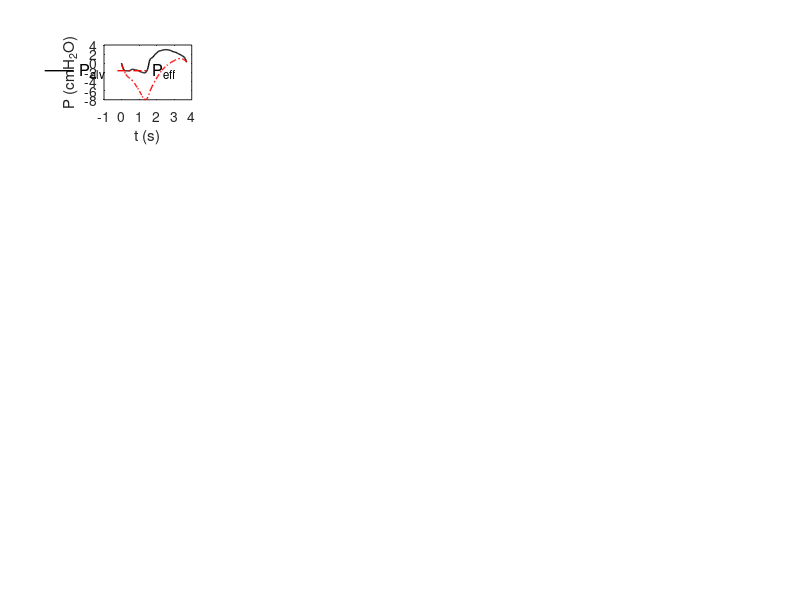

Reproduce this figure in MATLAB. (Note: this script raises an error after producing the figure.)
close all; clear all; clc
atWork = 0;
print_on = 1;

colorBlue = '#0000FF';
colorRed = '#FF0000';
colorBlack = '#000000';
colorGreen = '#009A17';
colorOrange = '#FF6600';
pt = 1.0;
FS = 10;

%% Plot Setup:
if atWork == 1
    figPos1 = [-1900, 100, 600, 700]; % Work
    figPos2 = [-1250, 400, 600, 600];
    figPos3 = [-600, 400, 600, 600];
    figPos4 = [-1900, 100, 600, 600];
    figPos5 = [-1250, 100, 600, 600];
    figPos6 = [-600, 100, 600, 300];
else
    figPos1 = [2580, -190, 1000, 850]; % Home
    figPos2 = [-1250, 500, 600, 600];
    figPos3 = [-600, 500, 600, 600];
    figPos4 = [-1900, 150, 600, 600];
    figPos5 = [-1250, 150, 600, 600];
    figPos6 = [-600, 150, 600, 300];
end

%%
load young_results.mat
load old_results.mat
load FL_results.mat
load NFL_results.mat

youngIndex = 3;
oldIndex = 4;
NFLIndex = 3;
FLIndex = 2;

tlim = [0 4];
qlim = [-1.0 1.0];
plim = [-40 5];
young.index = 2;
old.index = 2;
NFL.index = 2;
FL.index = 2;
young.work = young.work_resistance_dV_Array;
old.work = old.work_resistance_dV_Array;
NFL.work = NFL.work_resistance_dV_Array;
FL.work = FL.work_resistance_dV_Array;

%%
figure('Position',figPos1)
% young
subplot(5,5,1)
plot(young.time,young.pressure(1,1:end),'Color',colorBlack,'Linewidth',pt,'Linestyle','-'); hold on
% plot(young.time(1:young.exp_point(1)-1),young.Peff_Array{1, 1},'Color',colorRed,'Linewidth',pt,'Linestyle','-.')
plot(young.time,young.Peff_Array{1, 1},'Color',colorRed,'Linewidth',pt,'Linestyle','-.')
xlabel('t (s)')
ylabel('P (cmH_2O)')
leg1 = legend('P_{alv}','P_{eff}','FontSize',12,...
    'Orientation','horizontal');
legend boxoff
leg1.Position(1:2) = [.75 .20];
xlim(tlim)
ylim(plim)
grid on
set(gca,'FontSize',FS);

% subplot(4,5,2)
% plot(young.time,young.pressure(2,1:end),'Color',colorBlack,'Linewidth',pt,'Linestyle','-'); hold on
% plot(young.time,young.Peff_Array{1, 2},'Color',colorRed,'Linewidth',pt,'Linestyle','-.')
% xlabel('t (s)')
% ylabel('P (cmH_2O)')
% xlim(tlim)
% ylim(plim)
% grid on
% set(gca,'FontSize',FS);

for ii = 2:20
    subplot(5,5,ii)
    plot(young.time,young.pressure(ii,1:end),'Color',colorBlack,'Linewidth',pt,'Linestyle','-'); hold on
%     plot(young.time(1:young.exp_point(ii)-1),young.Peff_Array{1, ii},'Color',colorRed,'Linewidth',pt,'Linestyle','-.')
    plot(young.time,young.Peff_Array{1, ii},'Color',colorRed,'Linewidth',pt,'Linestyle','-.')
    xlabel('t (s)')
    ylabel('P (cmH_2O)')
    xlim(tlim)
    ylim(plim)
    grid on
    set(gca,'FontSize',FS);
end

% % old
% subplot(4,4,2)
% plot(old.time(1:young.exp_point),old.pressure(old.index,1:old.exp_point),'Color',colorBlack,'Linewidth',pt,'Linestyle','-'); hold on
% plot(old.time(1:old.exp_point(old.index)-1),old.Peff_Array{1, old.index},'Color',colorRed,'Linewidth',pt,'Linestyle','-.')
% % plot(old.time(1:young.exp_point(young.index)-1),-old.R1insp(old.index)*old.flow(1:young.exp_point(young.index)-1),'Color',colorBlack,'Linewidth',pt,'Linestyle','--')
% % plot(old.time(old.exp_point(old.index):end),-old.resistance(old.index,old.exp_point(old.index):end).*old.flow(old.index,old.exp_point(old.index):end),'Color',colorRed,'Linewidth',pt,'Linestyle','--')
% xlabel('t (s)')
% ylabel('P (cmH_2O)')
% xlim(tlim)
% ylim(plim)
% grid on
% set(gca,'FontSize',FS);
% subplot(4,4,6)
% plot(old.time(1:young.exp_point),old.flow(old.index,1:old.exp_point),'Color',colorBlack,'Linewidth',pt,'Linestyle','-'); hold on
% xlabel('t (s)')
% ylabel('Q (L/s)')
% xlim(tlim)
% ylim(qlim)
% grid on
% set(gca,'FontSize',FS);
% subplot(4,4,10)
% plot(old.time(1:young.exp_point),old.volume(old.index,1:old.exp_point),'Color',colorBlack,'Linewidth',pt,'Linestyle','-'); hold on
% xlabel('t (s)')
% ylabel('V (L/s)')
% xlim(tlim)
% ylim([0 0.8])
% grid on
% set(gca,'FontSize',FS);
% 
% 
% % NFL
% subplot(4,4,3)
% plot(NFL.time(1:young.exp_point),NFL.pressure(NFL.index,1:NFL.exp_point),'Color',colorBlack,'Linewidth',pt,'Linestyle','-'); hold on
% plot(NFL.time(1:NFL.exp_point(NFL.index)-1),NFL.Peff_Array{1, NFL.index},'Color',colorRed,'Linewidth',pt,'Linestyle','-.')
% % plot(NFL.time(1:young.exp_point(young.index)-1),-NFL.R1insp(NFL.index)*NFL.flow(1:young.exp_point(young.index)-1),'Color',colorBlack,'Linewidth',pt,'Linestyle','--')
% % plot(NFL.time(NFL.exp_point(NFL.index):end),-NFL.resistance(NFL.index,NFL.exp_point(NFL.index):end).*NFL.flow(NFL.index,NFL.exp_point(NFL.index):end),'Color',colorRed,'Linewidth',pt,'Linestyle','--')
% xlabel('t (s)')
% ylabel('P_{alv} (cmH_2O)')
% xlim(tlim)
% ylim(plim)
% grid on
% set(gca,'FontSize',FS);
% subplot(4,4,7)
% plot(NFL.time(1:young.exp_point),NFL.flow(NFL.index,1:NFL.exp_point),'Color',colorBlack,'Linewidth',pt,'Linestyle','-'); hold on
% xlabel('t (s)')
% ylabel('Q (L/s)')
% xlim(tlim)
% ylim(qlim)
% grid on
% set(gca,'FontSize',FS);
% subplot(4,4,11)
% plot(NFL.time(1:young.exp_point),NFL.volume(NFL.index,1:NFL.exp_point),'Color',colorBlack,'Linewidth',pt,'Linestyle','-'); hold on
% xlabel('t (s)')
% ylabel('V (L/s)')
% xlim(tlim)
% ylim([0 0.8])
% grid on
% set(gca,'FontSize',FS);
% 
% 
% % FL
% subplot(4,4,4)
% plot(FL.time(1:young.exp_point),FL.pressure(FL.index,1:FL.exp_point),'Color',colorBlack,'Linewidth',pt,'Linestyle','-'); hold on
% plot(FL.time(1:FL.exp_point(FL.index)-1),FL.Peff_Array{1, FL.index},'Color',colorRed,'Linewidth',pt,'Linestyle','-.')
% % plot(FL.time(1:young.exp_point(young.index)-1),-FL.R1insp(FL.index)*FL.flow(1:young.exp_point(young.index)-1),'Color',colorBlack,'Linewidth',pt,'Linestyle','--')
% % plot(FL.time(FL.exp_point(FL.index):end),-FL.resistance(FL.index,FL.exp_point(FL.index):end).*FL.flow(FL.index,FL.exp_point(FL.index):end),'Color',colorRed,'Linewidth',pt,'Linestyle','--')
% xlabel('t (s)')
% ylabel('P_{alv} (cmH_2O)')
% xlim(tlim)
% ylim(plim)
% grid on
% set(gca,'FontSize',FS);
% subplot(4,4,8)
% plot(FL.time(1:young.exp_point),FL.flow(FLIndex,1:FL.exp_point),'Color',colorBlack,'Linewidth',pt,'Linestyle','-'); hold on
% xlabel('t (s)')
% ylabel('Q (L/s)')
% xlim(tlim)
% ylim(qlim)
% grid on
% set(gca,'FontSize',FS);
% subplot(4,4,12)
% plot(FL.time(1:young.exp_point),FL.volume(FL.index,1:FL.exp_point),'Color',colorBlack,'Linewidth',pt,'Linestyle','-'); hold on
% xlabel('t (s)')
% ylabel('V (L/s)')
% xlim(tlim)
% ylim([0 0.8])
% grid on
% set(gca,'FontSize',FS);




% titleSettings = {'HorizontalAlignment','center','EdgeColor','none','FontSize',12};
% annotation('textbox','Position',[0.0 0.1 0.440 0.880],'String','young',titleSettings{:})

% titleSettings = {'HorizontalAlignment','center','EdgeColor','none','FontSize',12};
% annotation('textbox','Position',[0.0 0.1 0.86 0.880],'String','old',titleSettings{:})
% 
% titleSettings = {'HorizontalAlignment','center','EdgeColor','none','FontSize',12};
% annotation('textbox','Position',[0.0 0.1 1.28 0.880],'String','NFL',titleSettings{:})
% 
% titleSettings = {'HorizontalAlignment','center','EdgeColor','none','FontSize',12};
% annotation('textbox','Position',[0.0 0.1 1.700 0.880],'String','FL',titleSettings{:})

% titleSettings = {'HorizontalAlignment','center','EdgeColor','none','FontSize',12};
% annotation('textbox','Position',[0.0 0.1 1.230 0.880],'String','NFL',titleSettings{:})
% 
% titleSettings = {'HorizontalAlignment','center','EdgeColor','none','FontSize',12};
% annotation('textbox','Position',[0.0 0.1 1.630 0.880],'String','FL',titleSettings{:})
%        
if print_on ==1
    print('-r400','-dpng','pressuresYOUNG.png');
else 
end


       